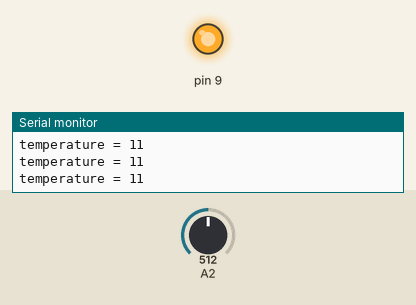
The sketch below on a simulated Arduino Uno, built with avr-gcc and run on an emulated ATmega328P. On the bench: output pins drawn as LEDs (lit = HIGH), the last lines printed to the serial monitor. The inputs (shaded band) are chosen by the test bench; at power-on: A2 = 512.

Above: at 1.2 s.
1.3 s: A2 set to 747
2.8 s: A2 set to 764
At 4.1 s:
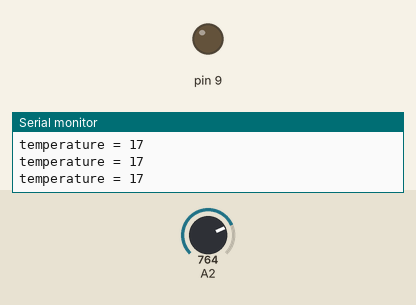
4.4 s: A2 set to 716
At 5.7 s:
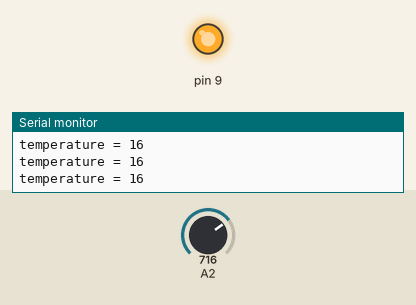
6.0 s: A2 set to 900
At 7.2 s:
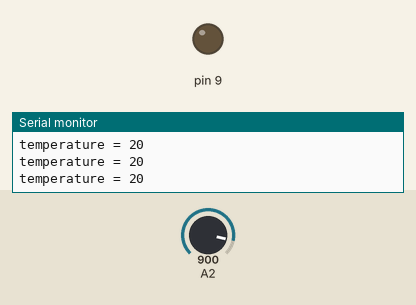
Timing chart, 0 to 8.6 s (numbered marks = the images above; inputs shaded):
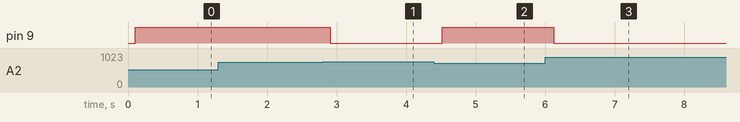

The sketch:

capteur_temperature.ino
```cpp
int potentiometre = 0;
int temperature = 0;

void setup()
{

  pinMode(9, OUTPUT);
  Serial.begin(9600);

}

void loop()
{
  potentiometre = analogRead(A2);
  temperature = map(potentiometre, 0, 1023, 0, 23);
  Serial.print("temperature = ");
  Serial.println(temperature);
   delay(100);
   if (temperature >= 0 && temperature < 17) {

// On allume quand la valeur du potentiomètre est comprise entre 9 et 19 sinon on éteint.

 digitalWrite(9, HIGH);
  }
  else {
    digitalWrite(9, LOW);
  }
 }
```

Measured:
- the behaviour switches between 756 and 757 on A2 (found by bisection; images 0 and 1)
- after the input at 2.8 s, pin 9: HIGH → LOW after 0.11 s
- after the input at 4.4 s, pin 9: LOW → HIGH after 0.12 s
- after the input at 6.0 s, pin 9: HIGH → LOW after 0.13 s
